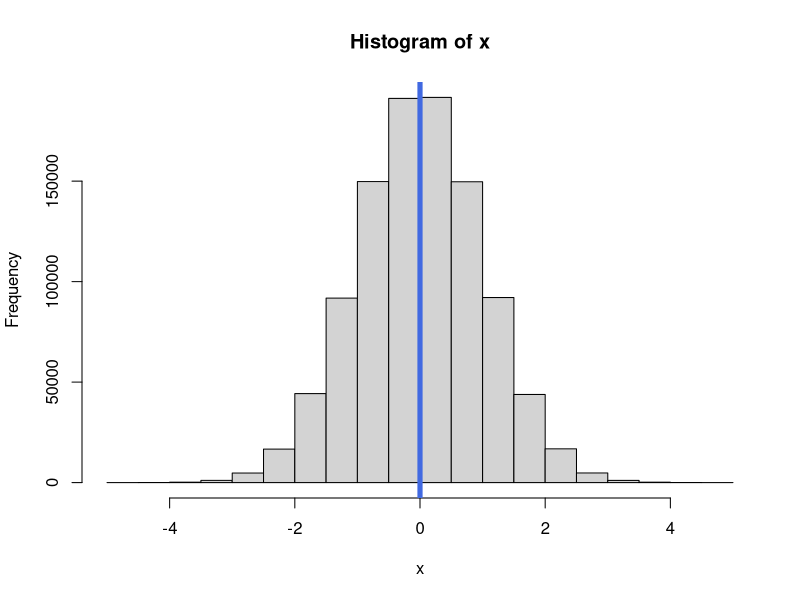
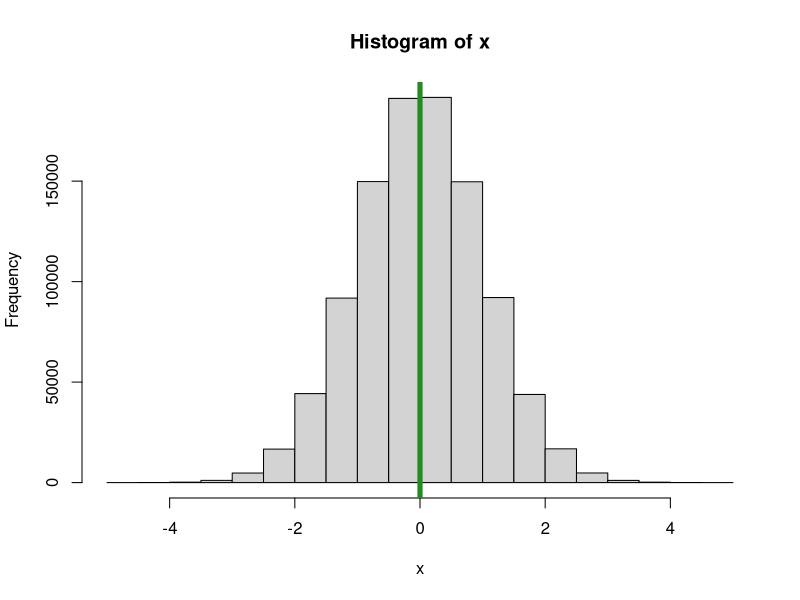
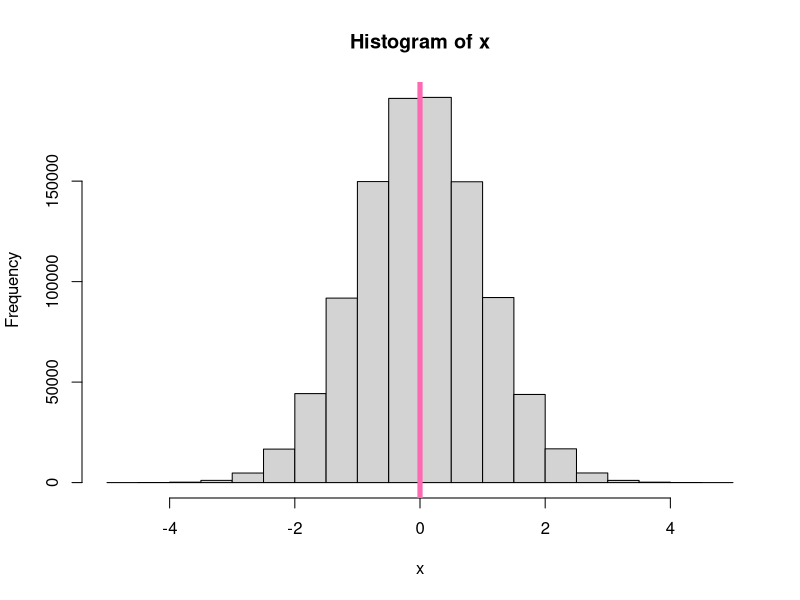
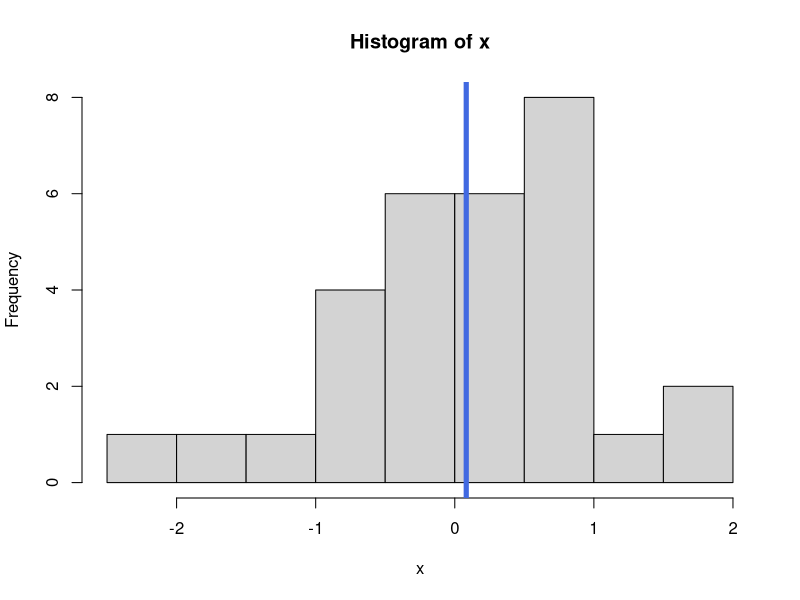

These figures' R source, in order:
#* plotRandomHistogram.R
#* 
#* Author: Brandon Infante
#* 
#* Purpose: A function that will generate a random sample of normal 
#* "observations" and plot a histogram of the data.
#* 
#* Inputs:
#*    num_pts = the number of observations to generate (random)
#*    mu = the theoretical mean of the Normal
#*    sigma = the theoretical standard deviation of the Normal
#*    seed = a random number generation seed, to ensure reproducibility
#* 
#* Outputs:
#*    A plot of the histogram is provided!
#*    A list with the following elements
#*      Random_values = a vector with the generated random values
#*      Mean_Random_values = corresponding sample mean
#*      SD_Random_values = corresponding standard deviation
#* 

plotrandomhistogram <- function(num_pts = 30, mu = 0, sigma = 1,
                       seed=NULL, meancolor = "royalblue") {
  set.seed(seed)
  x <- rnorm(n=num_pts, mean=mu, sd=sigma)
  mean_x <- mean(x)
  hist(x)
  abline(v=mean_x, col=meancolor, lwd = 5)
  
  # the last line of code in the function is output! from the function
  list(Random_values = x,  Mean_Random_values = mean_x,
       SD_Random_values = sd(x))
}
plotrandomhistogram(seed=1, num_pts = 1000000)
plotrandomhistogram(seed=1, num_pts = 1000000, meancolor = "forestgreen")
plotrandomhistogram(seed=1, num_pts = 1000000, meancolor = "hotpink")
plotrandomhistogram(seed=1)

